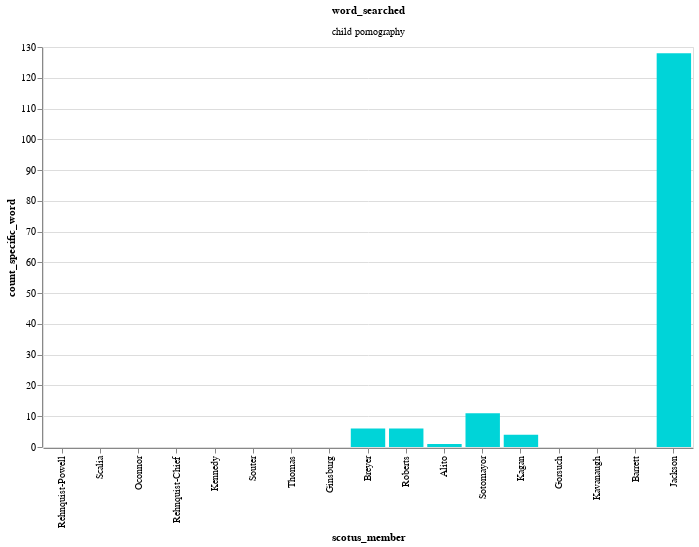

Notebook code cell kept with this figure:
### Code cell
alt.Chart(src[src["word_searched"] == "child pornography"]).mark_bar(
    color="#00d4d8"
).encode(
    x=alt.X(
        "scotus_member:N",
        sort=alt.EncodingSortField(field="year", order="ascending"),
    ),
    y="count_specific_word",
    facet=alt.Facet("word_searched", columns=5),
).properties(
    width=650, height=400
)

### Figure 1 — Vega-Lite specification as saved in the notebook (floating-point values rounded to 4 significant figures)
{"config": {"view": {"continuousWidth": 400, "continuousHeight": 300}}, "data": {"name": "data-2efb5a245b58ed48c2180788b7f2b866"}, "mark": {"type": "bar", "color": "#00d4d8"}, "encoding": {"facet": {"columns": 5, "field": "word_searched", "type": "nominal"}, "x": {"field": "scotus_member", "sort": {"field": "year", "order": "ascending"}, "type": "nominal"}, "y": {"field": "count_specific_word", "type": "quantitative"}}, "height": 400, "width": 650, "$schema": "https://vega.github.io/schema/vega-lite/v4.17.0.json", "datasets": {"data-2efb5a245b58ed48c2180788b7f2b866": [{"word_searched": "child pornography", "count_specific_word": 0, "count_total_words": 1186625, "scotus_member": "Barrett", "rate_per_100000": 0.0, "year": "2020"}, {"word_searched": "child pornography", "count_specific_word": 128, "count_total_words": 1195752, "scotus_member": "Jackson", "rate_per_100000": 10.7, "year": "2022"}, {"word_searched": "child pornography", "count_specific_word": 0, "count_total_words": 1451495, "scotus_member": "Gorsuch", "rate_per_100000": 0.0, "year": "2017"}, {"word_searched": "child pornography", "count_specific_word": 0, "count_total_words": 2110430, "scotus_member": "Kennedy", "rate_per_100000": 0.0, "year": "1987"}, {"word_searched": "child pornography", "count_specific_word": 1, "count_total_words": 1818889, "scotus_member": "Alito", "rate_per_100000": 0.05498, "year": "2006"}, {"word_searched": "child pornography", "count_specific_word": 11, "count_total_words": 1426628, "scotus_member": "Sotomayor", "rate_per_100000": 0.771, "year": "2009"}, {"word_searched": "child pornography", "count_specific_word": 4, "count_total_words": 1317413, "scotus_member": "Kagan", "rate_per_100000": 0.3036, "year": "2010"}, {"word_searched": "child pornography", "count_specific_word": 0, "count_total_words": 914566, "scotus_member": "Scalia", "rate_per_100000": 0.0, "year": "1986"}, {"word_searched": "child pornography", "count_specific_word": 0, "count_total_words": 1119577, "scotus_member": "Oconnor", "rate_per_100000": 0.0, "year": "1986"}, {"word_searched": "child pornography", "count_specific_word": 0, "count_total_words": 2598813, "scotus_member": "Rehnquist-Chief", "rate_per_100000": 0.0, "year": "1986"}, {"word_searched": "child pornography", "count_specific_word": 0, "count_total_words": 1708549, "scotus_member": "Rehnquist-Powell", "rate_per_100000": 0.0, "year": "1971"}, {"word_searched": "child pornography", "count_specific_word": 6, "count_total_words": 1648775, "scotus_member": "Roberts", "rate_per_100000": 0.3639, "year": "2005"}, {"word_searched": "child pornography", "count_specific_word": 0, "count_total_words": 6787590, "scotus_member": "Thomas", "rate_per_100000": 0.0, "year": "1991"}, {"word_searched": "child pornography", "count_specific_word": 0, "count_total_words": 4110358, "scotus_member": "Kavanaugh", "rate_per_100000": 0.0, "year": "2018"}, {"word_searched": "child pornography", "count_specific_word": 6, "count_total_words": 1867001, "scotus_member": "Breyer", "rate_per_100000": 0.3214, "year": "1994"}, {"word_searched": "child pornography", "count_specific_word": 0, "count_total_words": 2874966, "scotus_member": "Souter", "rate_per_100000": 0.0, "year": "1990"}, {"word_searched": "child pornography", "count_specific_word": 0, "count_total_words": 1901236, "scotus_member": "Ginsburg", "rate_per_100000": 0.0, "year": "1993"}]}}
